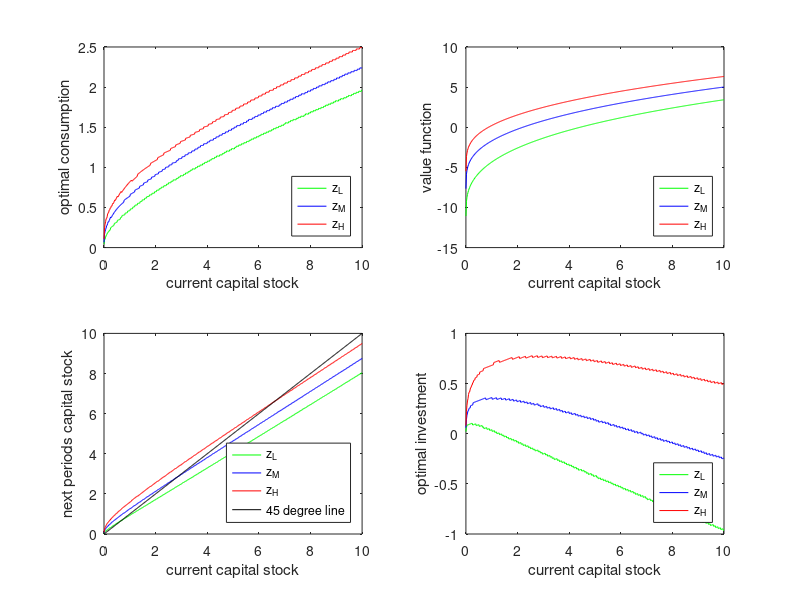
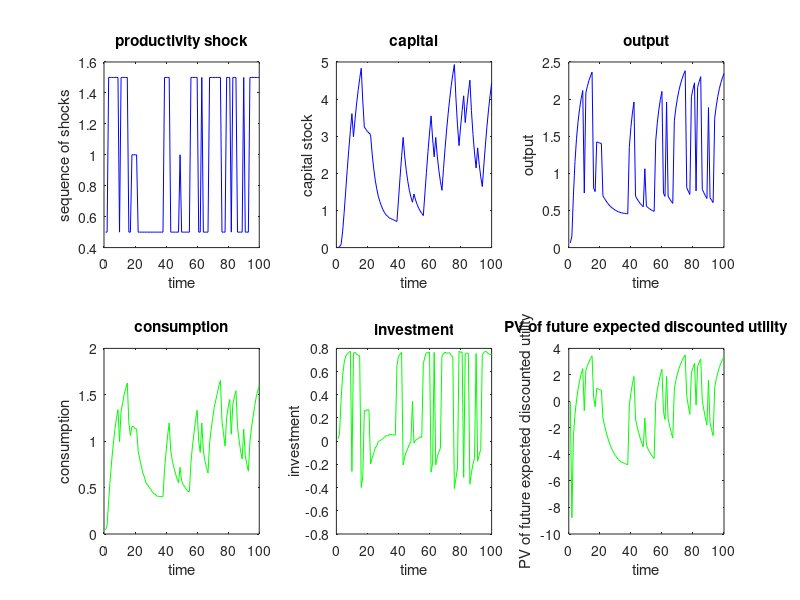

Recreate these plots in MATLAB, in order.
                                       
clear;
clc;

% parameters
alpha = 0.30;    % capital share for CD tech.
beta  = 0.95;    % discount factor
delta = 0.10;    % depreciation rate

% construct K matrix: all possible k-combinations 
kmin=0.001;
kmax=10;
n=500;       % number of data points in the grid
ns= 3;        % number of values for the shock
kgrid = linspace(kmin,kmax,n)';     % column vector
K = kron(ones(n,1),kgrid');         % n number of row vectors
Kprime = K';                        % n number of column vectors

% space of shocks, and markov matrix 
A = [.5 1 1.5]; % Row vector !
Q = [.8 .1 .1; .1 .8 .1; .1 .1 .8];

% construct consumption matrix
tempc1=A(1)*(K.^alpha)+(1-delta)*K-Kprime;
tempc2=A(2)*(K.^alpha)+(1-delta)*K-Kprime;
tempc3=A(3)*(K.^alpha)+(1-delta)*K-Kprime;
tempc=[tempc1 tempc2 tempc3]; %nx3n
% remove invalid utility 
F=log(max(tempc,0)); %nx3n

%does the same thing with that in line 29
%tempc(tempc<0)=0;
%F=log(tempc);,,,,,,

iter= 0;
diff= 1;        % convergence criterion ------- renaming
tol = 0.0001;   % convergence parameter-------renaming   
v   = zeros(n,ns);

% value function iteration
while diff>tol;

    % construct the objective function
    Ev = v*Q; % expectation of value function, (nx3)(3x3)=nx3 matrix 
    vmatrix = [kron(ones(1,n),Ev(:,1)) kron(ones(1,n),Ev(:,2)) kron(ones(1,n),Ev(:,3))]; % nx3n
    
    [Tv,ig]=max(F+beta*vmatrix,[],1);    % max across columns; gives 1x3n row vector
    tempTv = reshape(Tv(1:3*n), n,[]); % nx3 matrix
    %tempTv=[Tv(1,1:n)' Tv(1,n+1:2*n)' Tv(1,2*n+1:3*n)'];   % nx3 matrix
    Tv=tempTv;

diff = max(max(abs(Tv-v))); % why do we need two max?
v = Tv;
display ([diff iter]) % -------------replacing
iter = iter+1;
end

ignew=reshape(ig(1:3*n),n,[]); %nx3 coloumn vector of ig
%tempkp=kron(ones(1,3),kgrid'); % 1x3n
%kp_row=tempkp(ig);
%kp=[kp_row(1,1:n)' kp_row(1,n+1:2*n)' kp_row(1,2*n+1:3*n)'];

kp = [kgrid(ignew(1:n,1)) kgrid(ignew(1:n,2)) kgrid(ignew(1:n,3))]; %nx3

cp=zeros(n,ns);
optc=zeros(n,1);
m=1;
i=1;
while i<=3,
   while m<=n,
   optc(m)= A(i)*kgrid(m)^alpha+(1-delta)*kgrid(m)-kp(m,i);
    m=m+1;
   end
   cp(:,i)=optc;
   i=i+1;
   m=1;
   end

%cp = [A(1)*kgrid.^alpha+(1-delta)*kgrid-kp(:,1) A(2)*kgrid.^alpha+(1-delta)*kgrid-kp(:,2) A(3)*kgrid.^alpha+(1-delta)*kgrid-kp(:,3)];

%Drawing optimal consumption policy, investment, next periods capital stock
%and value function
figure(1);
hold on;
subplot(2,2,1);
plot(kgrid, cp(:,1),'g', kgrid, cp(:,2),'b', kgrid, cp(:,3),'r');
hold off;
xlabel('current capital stock');
ylabel('optimal consumption');
legend('z_L','z_M','z_H','Location','southeast');


hold on;
subplot(2,2,2);
plot(kgrid, v(:,1),'g', kgrid, v(:,2),'b', kgrid, v(:,3),'r');
hold off;
xlabel('current capital stock');
ylabel('value function');
legend('z_L','z_M','z_H','Location','southeast');

hold on;
subplot(2,2,3);
plot(kgrid, kp(:,1),'g', kgrid, kp(:,2),'b', kgrid, kp(:,3),'r', kgrid, kgrid, 'k');
hold off;
xlabel('current capital stock');
ylabel('next periods capital stock');
legend('z_L','z_M','z_H','45 degree line','Location','southeast');

kcur=kron(ones(1,3), kgrid);
inv = kp - (1-delta)*kcur;

hold on;
subplot(2,2,4);
plot(kgrid, inv(:,1),'g', kgrid, inv(:,2),'b', kgrid, inv(:,3),'r');
hold off;
xlabel('current capital stock');
ylabel('optimal investment');
legend('z_L','z_M','z_H','Location','southeast');

z0 = A(1);
k0 = kmin;
T = 100;
p = rand (T,1);
z = zeros(T,1); % productivity shock vector
z(1) = z0;
for d = 2:100
    if p(d)<=0.8
        z(d)=z(d-1);
    elseif p(d)>.8 && p(d)<=0.9
            if z(d-1)~= A(1)
                z(d)=A(1);
            elseif z(d-1)~= A(2)
                z(d)=A(2);
            else 
                z(d)=A(3);
            end
    else
        if z(d-1)~= A(1)
                z(d)=A(1);
            elseif z(d-1)~= A(3)
                z(d)=A(3);
            else 
                z(d)=A(2);
        end
    end
end 

ct = zeros(T,1);
invt = zeros(T,1);
kpt = zeros(T,1);
kt = zeros(T,1);
yt = zeros(T,1);
pvt = zeros(T,1);
z_dummy = zeros(T,1);

for dd = 1:T
    if z(dd)==0.5
        z_dummy(dd)=1;
    elseif z(dd)==1
        z_dummy(dd)=2;
    else 
        z_dummy(dd)=3;
    end
end

kt(1) = kmin;
kpt(1) = kp(1,z_dummy(1));
yt(1) = z(1)*kt(1)^alpha;
ct(1) = yt(1)+(1-delta)*kt(1)-kpt(1);
invt(1)=kpt(1)-(1-delta)*kt(1);

for i = 2:T
kt(i)=kpt(i-1);
coloumn = z_dummy(i);
row = find(kgrid == kt(i));
kpt(i)=kp(row,coloumn);
yt(i)=z(i)*kt(i)^alpha;
ct(i)=yt(i)+(1-delta)*kt(i)-kpt(i);
invt(i)=kpt(i)-(1-delta)*kt(i);
pvt(i) = beta*v(row, coloumn);
end

%Drawing optimal consumption policy, investment, next periods capital stock
%and value function
time = linspace(1,100);

figure(2);

hold on;
subplot(2,3,1);
plot(time,z,'b');
hold off;
xlabel('time');
ylabel('sequence of shocks');
title('productivity shock') 

hold on;
subplot(2,3,2);
plot(time,kt,'b');
hold off;
xlabel('time');
ylabel('capital stock');
title('capital') 

hold on;
subplot(2,3,3);
plot(time,yt,'b');
hold off;
xlabel('time');
ylabel('output');
title('output') 

hold on;
subplot(2,3,4);
plot(time,ct,'g');
hold off;
xlabel('time');
ylabel('consumption');
title('consumption') 


hold on;
subplot(2,3,5);
plot(time,invt,'g');
hold off;
xlabel('time');
ylabel('investment');
title('investment') 

hold on;
subplot(2,3,6);
plot(time,pvt,'g');
hold off;
xlabel('time');
ylabel('PV of future expected discounted utility');
title('PV of future expected discounted utility') 

